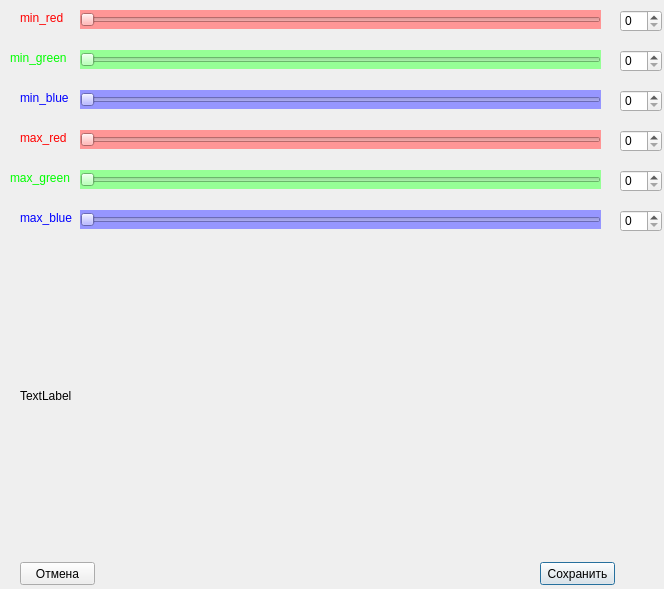
<?xml version="1.0" encoding="UTF-8"?>
<ui version="4.0">
 <class>Dialog</class>
 <widget class="QDialog" name="Dialog">
  <property name="geometry">
   <rect>
    <x>0</x>
    <y>0</y>
    <width>664</width>
    <height>589</height>
   </rect>
  </property>
  <property name="windowTitle">
   <string>Dialog</string>
  </property>
  <widget class="QLabel" name="label_7">
   <property name="geometry">
    <rect>
     <x>20</x>
     <y>240</y>
     <width>632</width>
     <height>312</height>
    </rect>
   </property>
   <property name="text">
    <string>TextLabel</string>
   </property>
  </widget>
  <widget class="QLabel" name="label_2">
   <property name="geometry">
    <rect>
     <x>10</x>
     <y>50</y>
     <width>61</width>
     <height>16</height>
    </rect>
   </property>
   <property name="styleSheet">
    <string notr="true">font: 75 10pt &quot;MS Shell Dlg 2&quot;;
color: rgb(0, 255, 0);</string>
   </property>
   <property name="text">
    <string>min_green</string>
   </property>
  </widget>
  <widget class="QPushButton" name="pushButton">
   <property name="geometry">
    <rect>
     <x>540</x>
     <y>562</y>
     <width>75</width>
     <height>23</height>
    </rect>
   </property>
   <property name="text">
    <string>Сохранить</string>
   </property>
  </widget>
  <widget class="QSlider" name="horizontalSlider_3">
   <property name="geometry">
    <rect>
     <x>80</x>
     <y>90</y>
     <width>521</width>
     <height>19</height>
    </rect>
   </property>
   <property name="styleSheet">
    <string notr="true">background-color: rgb(150, 150, 255);</string>
   </property>
   <property name="maximum">
    <number>255</number>
   </property>
   <property name="orientation">
    <enum>Qt::Horizontal</enum>
   </property>
  </widget>
  <widget class="QLabel" name="label_4">
   <property name="geometry">
    <rect>
     <x>20</x>
     <y>130</y>
     <width>51</width>
     <height>16</height>
    </rect>
   </property>
   <property name="styleSheet">
    <string notr="true">font: 75 10pt &quot;MS Shell Dlg 2&quot;;
color: rgb(255, 0, 0);</string>
   </property>
   <property name="text">
    <string>max_red</string>
   </property>
  </widget>
  <widget class="QSlider" name="horizontalSlider_4">
   <property name="geometry">
    <rect>
     <x>80</x>
     <y>130</y>
     <width>521</width>
     <height>19</height>
    </rect>
   </property>
   <property name="styleSheet">
    <string notr="true">border-color: rgb(255, 0, 0);
background-color: rgb(255, 150, 150);
alternate-background-color: rgb(255, 0, 0);
color: rgb(255, 0, 0);
gridline-color: rgb(255, 0, 0);
selection-color: rgb(255, 0, 0);
selection-background-color: rgb(255, 0, 0);</string>
   </property>
   <property name="maximum">
    <number>255</number>
   </property>
   <property name="singleStep">
    <number>1</number>
   </property>
   <property name="pageStep">
    <number>10</number>
   </property>
   <property name="orientation">
    <enum>Qt::Horizontal</enum>
   </property>
  </widget>
  <widget class="QSlider" name="horizontalSlider_2">
   <property name="geometry">
    <rect>
     <x>80</x>
     <y>50</y>
     <width>521</width>
     <height>19</height>
    </rect>
   </property>
   <property name="layoutDirection">
    <enum>Qt::LeftToRight</enum>
   </property>
   <property name="styleSheet">
    <string notr="true">background-color: rgb(150, 255, 150);</string>
   </property>
   <property name="maximum">
    <number>255</number>
   </property>
   <property name="singleStep">
    <number>1</number>
   </property>
   <property name="pageStep">
    <number>10</number>
   </property>
   <property name="orientation">
    <enum>Qt::Horizontal</enum>
   </property>
  </widget>
  <widget class="QSpinBox" name="spinBox">
   <property name="geometry">
    <rect>
     <x>620</x>
     <y>10</y>
     <width>42</width>
     <height>22</height>
    </rect>
   </property>
   <property name="maximum">
    <number>255</number>
   </property>
  </widget>
  <widget class="QPushButton" name="pushButton_2">
   <property name="geometry">
    <rect>
     <x>20</x>
     <y>562</y>
     <width>75</width>
     <height>23</height>
    </rect>
   </property>
   <property name="text">
    <string>Отмена</string>
   </property>
  </widget>
  <widget class="QLabel" name="label_6">
   <property name="geometry">
    <rect>
     <x>20</x>
     <y>210</y>
     <width>61</width>
     <height>16</height>
    </rect>
   </property>
   <property name="styleSheet">
    <string notr="true">font: 75 10pt &quot;MS Shell Dlg 2&quot;;
color: rgb(0, 0, 255);</string>
   </property>
   <property name="text">
    <string>max_blue</string>
   </property>
  </widget>
  <widget class="QLabel" name="label">
   <property name="geometry">
    <rect>
     <x>20</x>
     <y>10</y>
     <width>51</width>
     <height>16</height>
    </rect>
   </property>
   <property name="styleSheet">
    <string notr="true">font: 75 10pt &quot;MS Shell Dlg 2&quot;;
color: rgb(255, 0, 0);</string>
   </property>
   <property name="text">
    <string>min_red</string>
   </property>
  </widget>
  <widget class="QSpinBox" name="spinBox_4">
   <property name="geometry">
    <rect>
     <x>620</x>
     <y>130</y>
     <width>42</width>
     <height>22</height>
    </rect>
   </property>
   <property name="maximum">
    <number>255</number>
   </property>
  </widget>
  <widget class="QSpinBox" name="spinBox_2">
   <property name="geometry">
    <rect>
     <x>620</x>
     <y>50</y>
     <width>42</width>
     <height>22</height>
    </rect>
   </property>
   <property name="maximum">
    <number>255</number>
   </property>
  </widget>
  <widget class="QLabel" name="label_3">
   <property name="geometry">
    <rect>
     <x>20</x>
     <y>90</y>
     <width>61</width>
     <height>16</height>
    </rect>
   </property>
   <property name="styleSheet">
    <string notr="true">font: 75 10pt &quot;MS Shell Dlg 2&quot;;
color: rgb(0, 0, 255);</string>
   </property>
   <property name="text">
    <string>min_blue</string>
   </property>
  </widget>
  <widget class="QSlider" name="horizontalSlider_6">
   <property name="geometry">
    <rect>
     <x>80</x>
     <y>170</y>
     <width>521</width>
     <height>19</height>
    </rect>
   </property>
   <property name="layoutDirection">
    <enum>Qt::LeftToRight</enum>
   </property>
   <property name="styleSheet">
    <string notr="true">background-color: rgb(150, 255, 150);</string>
   </property>
   <property name="maximum">
    <number>255</number>
   </property>
   <property name="singleStep">
    <number>1</number>
   </property>
   <property name="pageStep">
    <number>10</number>
   </property>
   <property name="orientation">
    <enum>Qt::Horizontal</enum>
   </property>
  </widget>
  <widget class="QSpinBox" name="spinBox_6">
   <property name="geometry">
    <rect>
     <x>620</x>
     <y>210</y>
     <width>42</width>
     <height>22</height>
    </rect>
   </property>
   <property name="maximum">
    <number>255</number>
   </property>
  </widget>
  <widget class="QSlider" name="horizontalSlider_5">
   <property name="geometry">
    <rect>
     <x>80</x>
     <y>210</y>
     <width>521</width>
     <height>19</height>
    </rect>
   </property>
   <property name="styleSheet">
    <string notr="true">background-color: rgb(150, 150, 255);</string>
   </property>
   <property name="maximum">
    <number>255</number>
   </property>
   <property name="orientation">
    <enum>Qt::Horizontal</enum>
   </property>
  </widget>
  <widget class="QSpinBox" name="spinBox_5">
   <property name="geometry">
    <rect>
     <x>620</x>
     <y>170</y>
     <width>42</width>
     <height>22</height>
    </rect>
   </property>
   <property name="maximum">
    <number>255</number>
   </property>
  </widget>
  <widget class="QSpinBox" name="spinBox_3">
   <property name="geometry">
    <rect>
     <x>620</x>
     <y>90</y>
     <width>42</width>
     <height>22</height>
    </rect>
   </property>
   <property name="maximum">
    <number>255</number>
   </property>
  </widget>
  <widget class="QSlider" name="horizontalSlider">
   <property name="geometry">
    <rect>
     <x>80</x>
     <y>10</y>
     <width>521</width>
     <height>19</height>
    </rect>
   </property>
   <property name="styleSheet">
    <string notr="true">border-color: rgb(255, 0, 0);
background-color: rgb(255, 150, 150);
alternate-background-color: rgb(255, 0, 0);
color: rgb(255, 0, 0);
gridline-color: rgb(255, 0, 0);
selection-color: rgb(255, 0, 0);
selection-background-color: rgb(255, 0, 0);</string>
   </property>
   <property name="maximum">
    <number>255</number>
   </property>
   <property name="singleStep">
    <number>1</number>
   </property>
   <property name="pageStep">
    <number>10</number>
   </property>
   <property name="orientation">
    <enum>Qt::Horizontal</enum>
   </property>
  </widget>
  <widget class="QLabel" name="label_5">
   <property name="geometry">
    <rect>
     <x>10</x>
     <y>170</y>
     <width>61</width>
     <height>16</height>
    </rect>
   </property>
   <property name="styleSheet">
    <string notr="true">font: 75 10pt &quot;MS Shell Dlg 2&quot;;
color: rgb(0, 255, 0);</string>
   </property>
   <property name="text">
    <string>max_green</string>
   </property>
  </widget>
 </widget>
 <resources/>
 <connections/>
</ui>
